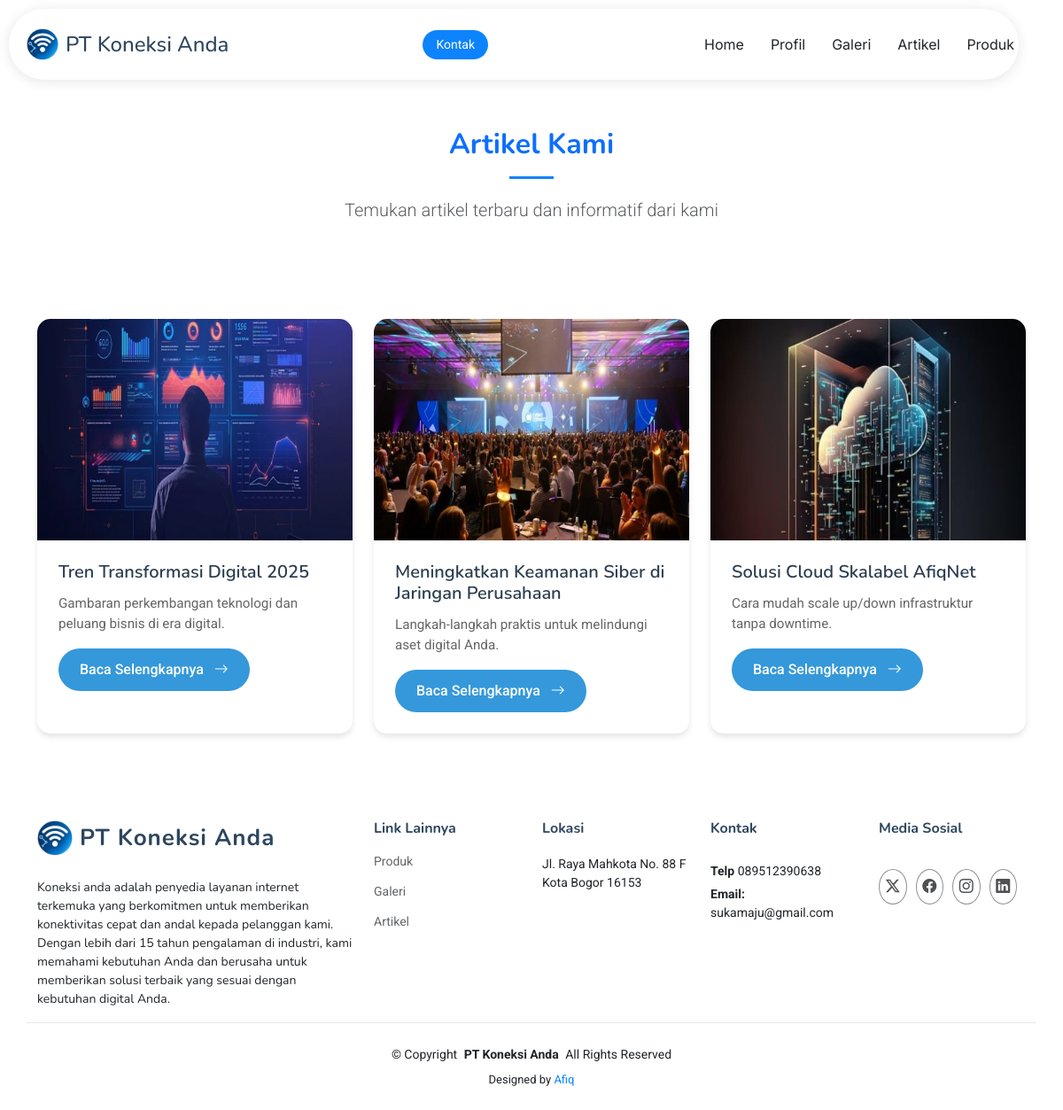
Page /frontend/index.php?page=artikel on the committed database.
### tables this page shows
CREATE TABLE `profile` (
  `id` int NOT NULL,
  `nama_perusahaan` varchar(30) NOT NULL,
  `logo` varchar(30) NOT NULL,
  `slogan` varchar(100) NOT NULL,
  `deskripsi` text NOT NULL,
  `nama_ceo` varchar(100) NOT NULL,
  `telp` varchar(30) NOT NULL,
  `cover` varchar(30) NOT NULL,
  `foto_ceo` varchar(30) NOT NULL,
  `email_perusahaan` varchar(50) NOT NULL,
  `alamat_perusahaan` text NOT NULL
);

CREATE TABLE `artikel` (
  `id` int NOT NULL,
  `judul` varchar(50) NOT NULL,
  `sinopsis` varchar(80) NOT NULL,
  `deskripsi` text NOT NULL,
  `foto` varchar(30) NOT NULL,
  `tanggal_terbit` varchar(50) NOT NULL
);

### frontend/artikel.php (the view, shortened to what this page needs)
<div class="container py-5 mt-5">
    <div class="row mb-5">
        <div class="col-12">
            <div class="container section-title mt-5" data-aos="fade-up">
                <h2 class="display-5 fw-bold">Artikel Kami</h2>
                <p class="lead text-muted">Temukan artikel terbaru dan informatif dari kami</p>
            </div>
        </div>
    </div>
    <div class="row g-4">
        <?php
        $tmp = mysqli_query($konek, "SELECT * FROM artikel ORDER BY id ASC");
        while ($art = mysqli_fetch_assoc($tmp)) :
        ?>
            <div class="col-12 col-md-6 col-lg-4" data-category="recent" data-aos="fade-up" data-aos-delay="300">
                <div class="card article-card">
                    <div class="article-image">
                        <img src="../backend/img/artikel/<?= $art['foto'] ?>" class="img-fluid article-img">
                    </div>
                    <div class="article-content">
                        <h3><?= $art['judul'] ?></h3>
                        <p><?= $art['sinopsis'] ?></p>
                        <a href="#" class="btn btn-primary-article article-modal-trigger" data-bs-toggle="modal" data-bs-target="#articleModal"
                            data-image="../backend/img/artikel/<?= $art['foto'] ?>"
                            data-title="<?= $art['judul'] ?>"
                            data-description="<?= $art['deskripsi'] ?>"
                            data-type="Teknologi"
                            data-date="<?= $art['tanggal_terbit'] ?>">
                            Baca Selengkapnya
                            <i class="bi bi-arrow-right ms-2"></i>
                        </a>
                    </div>
                </div>
            </div>
        <?php endwhile; ?>
    </div>
</div>

### frontend/header.php (shortened to what this page needs)
<!DOCTYPE html>
<html lang="en">
<head>
  <link href="assets/vendor/bootstrap/css/bootstrap.min.css" rel="stylesheet">
  <link href="assets/vendor/bootstrap-icons/bootstrap-icons.css" rel="stylesheet">
  <link href="assets/vendor/aos/aos.css" rel="stylesheet">
  <link href="assets/vendor/glightbox/css/glightbox.min.css" rel="stylesheet">
  <link href="assets/vendor/swiper/swiper-bundle.min.css" rel="stylesheet">
  <link href="assets/css/syle.css" rel="stylesheet">
  <link
    rel="stylesheet"
    href="https://cdn.jsdelivr.net/npm/swiper@11/swiper-bundle.min.css" />
</head>

### frontend/navbar.php (shortened to what this page needs)
<body class="index-page">
  <header id="header" class="header d-flex align-items-center fixed-top">
    <div
      class="header-container container-fluid container-xl position-relative d-flex align-items-center justify-content-between">
      <a href="index.html" class="logo d-flex align-items-center me-auto me-xl-0">
        <?php
        $tmp = mysqli_query($konek, "SELECT * FROM profile ORDER BY id ASC");
        while ($pro = mysqli_fetch_assoc($tmp)) :
        ?>
          <img src="../backend/img/profile/<?= $pro['logo'] ?>" alt="">
          <h1 class="sitename"><?= $pro['nama_perusahaan'] ?></h1>
        <?php endwhile; ?>
      </a>
      <nav id="navmenu" class="navmenu">
        <ul>
          <li><a href="?page=homepage">Home</a></li>
          <li><a href="?page=profil">Profil</a></li>
          <li><a href="?page=galeri">Galeri</a></li>
          <li><a href="?page=artikel">Artikel</a></li>
          <li><a href="?page=produk">Produk</a></li>
        </ul>
      </nav>
      <a class="btn-getstarted" href="?page=kontak">Kontak</a>
    </div>
  </header>

### frontend/index.php
<?php include 'header.php'; ?>
<?php include 'navbar.php'; ?>
    <?php
    $page = isset($_GET['page']) ? $_GET['page'] : 'homepage';
    if (file_exists($page . '.php')) {
        include $page . '.php';
    } else {
        include '404.php';
    }
    ?>
<?php include 'footer.php'; ?>

### frontend/footer.php (shortened to what this page needs)
<footer id="footer" class="footer">
    <div class="container footer-top">
        <div class="row gy-4">
            <div class="col-lg-4 col-md-6 footer-about">
                <a href="?page=homepage" class="logo d-flex align-items-center">
                    <?php
                    $tmp = mysqli_query($konek, "SELECT * FROM profile");
                    while ($pro = mysqli_fetch_assoc($tmp)) :
                    ?>
                        <img src="../backend/img/profile/<?= $pro['logo'] ?>" alt="Logo" class="img-fluid me-2">
                        <span class="sitename"><?= $pro['nama_perusahaan'] ?></span>
                </a>
                <p><?= $pro['deskripsi'] ?></p>
            </div>
            <div class="col-lg-2 col-md-3 footer-links">
                <h4>Link Lainnya</h4>
                <ul>
                    <li><a href="?page=produk">Produk</a></li>
                    <li><a href="?page=galeri">Galeri</a></li>
                    <li><a href="?page=artikel">Artikel</a></li>
                </ul>
            </div>
            <div class="col-lg-2 col-md-3 footer-links">
                <h4>Lokasi</h4>
                <div class="footer-contact">
                    <p><?= $pro['alamat_perusahaan'] ?></p>
                </div>
            </div>
            <div class="col-lg-2 col-md-3 footer-links">
                <h4>Kontak</h4>
                <div class="footer-contact">
                    <p class="mt-3"><strong>Telp</strong> <span><?= $pro['telp'] ?></span></p>
                    <p><strong>Email:</strong> <span><?= $pro['email_perusahaan'] ?></span></p>
                </div>
            </div>
            <div class="col-lg-2 col-md-3 footer-links">
                <h4>Media Sosial</h4>
                <div class="social-links d-flex mt-4">
                    <a href=""><i class="bi bi-twitter-x"></i></a>
                    <a href=""><i class="bi bi-facebook"></i></a>
                    <a href=""><i class="bi bi-instagram"></i></a>
                    <a href=""><i class="bi bi-linkedin"></i></a>
                </div>
            </div>
        </div>
    </div>
    <div class="container copyright text-center">
        <p>© <span>Copyright</span> <strong class="px-1 sitename"><?= $pro['nama_perusahaan'] ?></strong> <span>All Rights Reserved</span>
        </p>
        <div class="credits">
            Designed by <a href="https://bootstrapmade.com/">Afiq</a>
        </div>
    </div>
<?php endwhile; ?>
</footer>
</body>
</html>

### rows in the picture
profile: logo (picture), nama_perusahaan "PT Koneksi Anda", deskripsi "Koneksi anda adalah penyedia layanan internet terkemuka yang berkomitmen untuk memberikan konektivitas cepat dan andal kepada pelanggan kami. Dengan lebih dari 15 tahun pengalaman di industri, kami memahami kebutuhan Anda dan berusaha untuk memberikan solusi terbaik yang sesuai dengan kebutuhan digital Anda.", alamat_perusahaan "Jl. Raya Mahkota No. 88 F Kota Bogor 16153", telp "089512390638", email_perusahaan "sukamaju@gmail.com"
artikel: foto (picture), judul "Tren Transformasi Digital 2025", sinopsis "Gambaran perkembangan teknologi dan peluang bisnis di era digital."
artikel: foto (picture), judul "Meningkatkan Keamanan Siber di Jaringan Perusahaan", sinopsis "Langkah-langkah praktis untuk melindungi aset digital Anda."
artikel: foto (picture), judul "Solusi Cloud Skalabel AfiqNet", sinopsis "Cara mudah scale up/down infrastruktur tanpa downtime."
